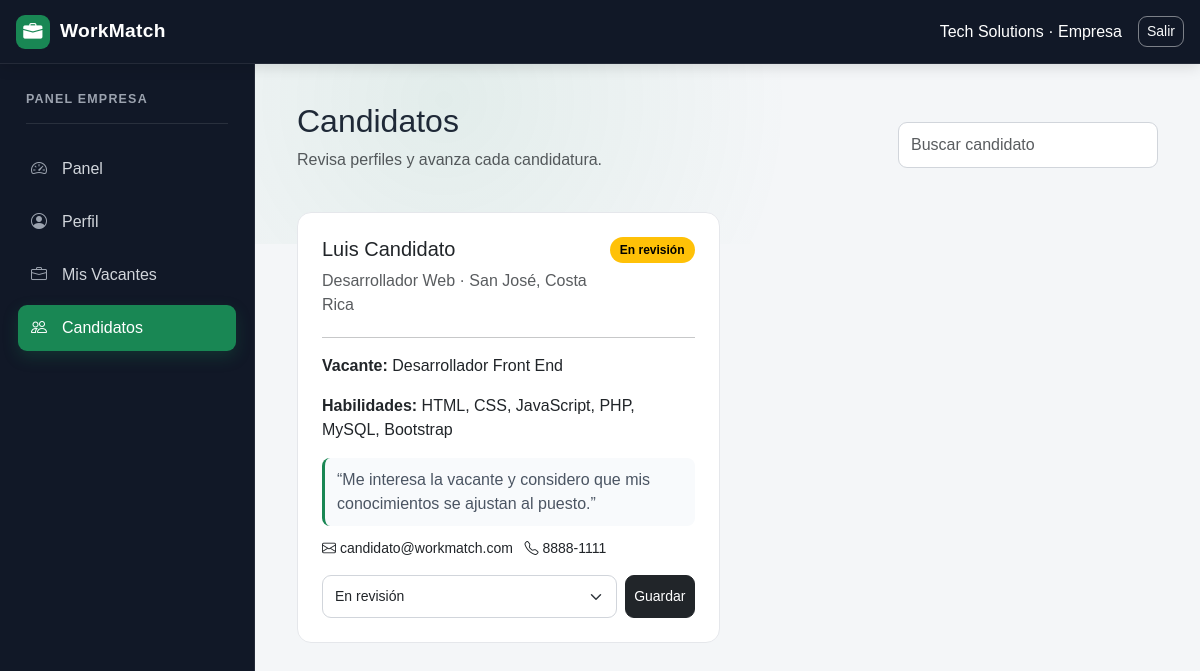
Page /index.php?seccion=candidatos (signed in) on the committed database.
### tables this page shows
CREATE TABLE perfiles_empresa (
    usuario_id INT PRIMARY KEY,
    sector VARCHAR(120) NULL,
    descripcion TEXT NULL,
    direccion VARCHAR(180) NULL,

    CONSTRAINT fk_perfil_empresa_usuario
        FOREIGN KEY (usuario_id)
        REFERENCES usuarios(id)
        ON DELETE CASCADE
);

CREATE TABLE usuarios (
    id INT AUTO_INCREMENT PRIMARY KEY,
    nombre VARCHAR(120) NOT NULL,
    identificacion VARCHAR(40) NOT NULL,
    correo VARCHAR(120) NOT NULL UNIQUE,
    telefono VARCHAR(30) NULL,
    sitio_web VARCHAR(180) NULL,
    password VARCHAR(255) NOT NULL,
    tipo ENUM('candidato', 'empresa') NOT NULL,
    fecha_registro TIMESTAMP DEFAULT CURRENT_TIMESTAMP
);

CREATE TABLE postulaciones (
    id INT AUTO_INCREMENT PRIMARY KEY,

    vacante_id INT NOT NULL,

    candidato_id INT NOT NULL,

    estado ENUM(
        'En revisión',
        'Entrevista',
        'Aceptado',
        'Rechazado'
    ) DEFAULT 'En revisión',

    mensaje TEXT NULL,

    fecha_postulacion TIMESTAMP DEFAULT CURRENT_TIMESTAMP,

    UNIQUE KEY uk_postulacion (
        vacante_id,
        candidato_id
    ),

    CONSTRAINT fk_postulacion_vacante
        FOREIGN KEY (vacante_id)
        REFERENCES vacantes(id)
        ON DELETE CASCADE,

    CONSTRAINT fk_postulacion_candidato
        FOREIGN KEY (candidato_id)
        REFERENCES usuarios(id)
        ON DELETE CASCADE
);

CREATE TABLE perfiles_candidato (
    usuario_id INT PRIMARY KEY,
    profesion VARCHAR(120) NULL,
    formacion TEXT NULL,
    experiencia TEXT NULL,
    habilidades TEXT NULL,
    ubicacion VARCHAR(120) NULL,

    CONSTRAINT fk_perfil_candidato_usuario
        FOREIGN KEY (usuario_id)
        REFERENCES usuarios(id)
        ON DELETE CASCADE
);

CREATE TABLE vacantes (
    id INT AUTO_INCREMENT PRIMARY KEY,

    empresa_id INT NOT NULL,

    puesto VARCHAR(120) NOT NULL,

    area VARCHAR(100) NOT NULL,

    descripcion TEXT NOT NULL,

    requisitos TEXT NULL,

    ubicacion VARCHAR(120) NOT NULL,

    modalidad ENUM(
        'Presencial',
        'Híbrido',
        'Remoto'
    ) NOT NULL DEFAULT 'Presencial',

    tipo_contrato ENUM(
        'Tiempo completo',
        'Medio tiempo',
        'Temporal',
        'Práctica'
    ) NOT NULL DEFAULT 'Tiempo completo',

    salario DECIMAL(12,2) NULL,

    estado ENUM(
        'Activa',
        'Cerrada'
    ) DEFAULT 'Activa',

    fecha_creacion TIMESTAMP DEFAULT CURRENT_TIMESTAMP,

    CONSTRAINT fk_vacante_empresa
        FOREIGN KEY (empresa_id)
        REFERENCES usuarios(id)
        ON DELETE CASCADE
);

### app/controllers/WorkMatchController.php (called while the page is built, shortened)
<?php
require_once __DIR__ . '/../models/WorkMatch.php';
class WorkMatchController
{
    private WorkMatch $model;
    public function __construct(){ $this->model=new WorkMatch(); }
    public function run(): void
    {
        $this->mostrarSistema();
    }
    private function mostrarSistema(): void
    {
        $usuario=$_SESSION['usuario']; $seccion=$_GET['seccion']??'panel'; $mensajeOk=$_SESSION['mensaje_ok']??''; unset($_SESSION['mensaje_ok']);
        $perfil=$usuario['tipo']==='empresa'?$this->model->obtenerPerfilEmpresa((int)$usuario['id']):$this->model->obtenerPerfilCandidato((int)$usuario['id']);
        $candidatos=$usuario['tipo']==='empresa'?$this->model->candidatosEmpresa((int)$usuario['id']):[];
        require __DIR__.'/../views/sistema.php';
    }
}

### index.php (called while the page is built)
<?php
require_once __DIR__ . '/app/controllers/WorkMatchController.php';
$controller = new WorkMatchController();
$controller->run();

### app/models/WorkMatch.php (called while the page is built, shortened)
<?php
require_once __DIR__ . '/../../config/database.php';
class WorkMatch
{
    private PDO $connection;
    public function __construct()
    {
        $database = new Database();
        $this->connection = $database->connect();
    }
    public function obtenerPerfilEmpresa(int $id): array|false
    {
        $stmt=$this->connection->prepare('SELECT u.id,u.nombre,u.identificacion,u.correo,u.telefono,u.sitio_web,p.sector,p.descripcion,p.direccion FROM usuarios u JOIN perfiles_empresa p ON p.usuario_id=u.id WHERE u.id=:id');
        $stmt->execute(['id'=>$id]); return $stmt->fetch();
    }
    public function candidatosEmpresa(int $id): array
    {
        $stmt=$this->connection->prepare('SELECT p.id postulacion_id,p.estado,p.fecha_postulacion,p.mensaje,v.puesto,u.nombre,u.correo,u.telefono,pc.profesion,pc.habilidades,pc.ubicacion FROM postulaciones p JOIN vacantes v ON v.id=p.vacante_id JOIN usuarios u ON u.id=p.candidato_id JOIN perfiles_candidato pc ON pc.usuario_id=u.id WHERE v.empresa_id=:id ORDER BY p.fecha_postulacion DESC');
        $stmt->execute(['id'=>$id]); return $stmt->fetchAll();
    }
}

### config/database.php (called while the page is built)
<?php
class Database
{
    private string $host = 'db';
    private string $database = 'workmatch';
    private string $username = 'root';
    private string $password = 'root';
    public function connect(): PDO
    {
        try {
            $connection = new PDO(
                "mysql:host={$this->host};dbname={$this->database};charset=utf8mb4",
                $this->username,
                $this->password
            );
            $connection->setAttribute(PDO::ATTR_ERRMODE, PDO::ERRMODE_EXCEPTION);
            $connection->setAttribute(PDO::ATTR_DEFAULT_FETCH_MODE, PDO::FETCH_ASSOC);
            return $connection;
        } catch (PDOException $exception) {
            throw new RuntimeException('No fue posible conectar con la base de datos.');
        }
    }
}

### app/views/sistema.php (the view, shortened to what this page needs)
<?php
function e(mixed $v): string { return htmlspecialchars((string)($v??''),ENT_QUOTES,'UTF-8'); }
$esEmpresa=$usuario['tipo']==='empresa';
function badgeEstado(string $e): string { return match($e){'Aceptado'=>'success','Entrevista'=>'primary','Rechazado'=>'danger','Cerrada'=>'secondary',default=>'warning'}; }
?>
<!DOCTYPE html><html lang="es"><head><meta charset="UTF-8"><meta name="viewport" content="width=device-width,initial-scale=1"><title>WorkMatch</title>
<link href="https://cdn.jsdelivr.net/npm/bootstrap@5.3.3/dist/css/bootstrap.min.css" rel="stylesheet"><link rel="stylesheet" href="https://cdn.jsdelivr.net/npm/bootstrap-icons@1.11.3/font/bootstrap-icons.min.css"><link rel="stylesheet" href="public/css/style.css"></head><body>
<nav class="navbar navbar-dark fixed-top px-3"><a class="navbar-brand fw-bold" href="index.php"><i class="bi bi-briefcase-fill"></i> WorkMatch</a><div class="d-flex align-items-center gap-3 text-white"><span class="d-none d-md-inline"><?= e($usuario['nombre']) ?> · <?= $esEmpresa?'Empresa':'Candidato' ?></span><a class="btn btn-outline-light btn-sm" href="index.php?action=logout">Salir</a></div></nav>
<div class="app-layout"><aside class="sidebar"><h5><?= $esEmpresa?'Panel Empresa':'Panel Candidato' ?></h5>
<a class="<?= $seccion==='panel'?'active':'' ?>" href="index.php?seccion=panel"><i class="bi bi-speedometer2"></i>Panel</a>
<a class="<?= $seccion==='perfil'?'active':'' ?>" href="index.php?seccion=perfil"><i class="bi bi-person-circle"></i>Perfil</a>
<a class="<?= $seccion==='vacantes'?'active':'' ?>" href="index.php?seccion=vacantes"><i class="bi bi-briefcase"></i><?= $esEmpresa?'Mis Vacantes':'Buscar Vacantes' ?></a>
<?php if($esEmpresa): ?><a class="<?= $seccion==='candidatos'?'active':'' ?>" href="index.php?seccion=candidatos"><i class="bi bi-people"></i>Candidatos</a>
<?php else: ?><a class="<?= $seccion==='favoritas'?'active':'' ?>" href="index.php?seccion=favoritas"><i class="bi bi-bookmark-heart"></i>Guardadas</a><a class="<?= $seccion==='postulaciones'?'active':'' ?>" href="index.php?seccion=postulaciones"><i class="bi bi-send-check"></i>Postulaciones</a><?php endif; ?></aside>
<main class="content-area">
<?php if($esEmpresa && $seccion==='candidatos'): ?><div class="d-flex justify-content-between align-items-center"><div><h2>Candidatos</h2><p class="text-muted">Revisa perfiles y avanza cada candidatura.</p></div><input id="candidateSearch" class="form-control search-small" placeholder="Buscar candidato"></div><div class="row g-3 mt-2" id="candidateGrid"><?php foreach($candidatos as $c): ?><div class="col-lg-6 candidate-item" data-search="<?= e(strtolower($c['nombre'].' '.$c['puesto'].' '.$c['profesion'].' '.$c['habilidades'])) ?>"><div class="card h-100"><div class="card-body"><div class="d-flex justify-content-between"><div><h5><?= e($c['nombre']) ?></h5><p class="mb-1 text-muted"><?= e($c['profesion']) ?> · <?= e($c['ubicacion']) ?></p></div><span class="badge text-bg-<?= badgeEstado($c['estado']) ?> align-self-start"><?= e($c['estado']) ?></span></div><hr><p><strong>Vacante:</strong> <?= e($c['puesto']) ?></p><p><strong>Habilidades:</strong> <?= e($c['habilidades']) ?></p><?php if($c['mensaje']): ?><div class="candidate-message">“<?= e($c['mensaje']) ?>”</div><?php endif; ?><div class="small mb-3"><i class="bi bi-envelope"></i> <?= e($c['correo']) ?> &nbsp; <i class="bi bi-telephone"></i> <?= e($c['telefono']) ?></div><form method="post" class="d-flex gap-2"><input type="hidden" name="action" value="estado_postulacion"><input type="hidden" name="postulacion_id" value="<?= (int)$c['postulacion_id'] ?>"><select name="estado" class="form-select form-select-sm"><?php foreach(['En revisión','Entrevista','Aceptado','Rechazado'] as $est): ?><option <?= $c['estado']===$est?'selected':'' ?>><?= e($est) ?></option><?php endforeach; ?></select><button class="btn btn-dark btn-sm">Guardar</button></form></div></div></div><?php endforeach; ?></div><?php endif; ?>
</main></div>
<script src="https://cdn.jsdelivr.net/npm/bootstrap@5.3.3/dist/js/bootstrap.bundle.min.js"></script><script src="public/js/app.js"></script></body></html>

### public/css/style.css (style rules this page uses)
:root { --wm-dark: #111827; --wm-dark-2: #1f2937; --wm-green: #198754; --wm-green-dark: #146c43; --wm-bg: #f4f6f8; --wm-card: #ffffff; --wm-border: #e5e7eb; --wm-text: #1f2937; --wm-muted: #6b7280; }
* { box-sizing: border-box; }
body { margin: 0; background: var(--wm-bg); color: var(--wm-text); font-family: Arial, Helvetica, sans-serif; }
.navbar { min-height: 64px; background: var(--wm-dark) !important; border-bottom: 1px solid rgba(255,255,255,.08); box-shadow: 0 3px 14px rgba(0,0,0,.12); }
.navbar-brand { display: flex; align-items: center; gap: 10px; color: #fff !important; font-size: 1.2rem; letter-spacing: .3px; }
.navbar-brand i { display: inline-flex; align-items: center; justify-content: center; width: 34px; height: 34px; border-radius: 9px; background: var(--wm-green); }
.navbar .btn-outline-light { border-color: rgba(255,255,255,.45); }
.form-control, .form-select { border: 1px solid #d1d5db; border-radius: 9px; padding: 10px 12px; box-shadow: none !important; }
.btn { border-radius: 9px; }
.app-layout { display: flex; min-height: 100vh; padding-top: 64px; }
.sidebar { position: fixed; top: 64px; bottom: 0; left: 0; width: 255px; padding: 28px 18px; overflow-y: auto; color: #fff; background: var(--wm-dark); border-right: 1px solid rgba(255,255,255,.08); }
.sidebar h5 { margin: 0 8px 22px; padding-bottom: 16px; color: #9ca3af; border-bottom: 1px solid rgba(255,255,255,.1); font-size: .78rem; font-weight: 700; letter-spacing: 1.2px; text-transform: uppercase; }
.sidebar a { display: flex; align-items: center; gap: 9px; margin-bottom: 7px; padding: 11px 13px; color: #d1d5db; border-radius: 9px; text-decoration: none; transition: .2s ease; }
.sidebar a i { width: 22px; color: #9ca3af; font-size: 1rem; }
.sidebar a.active { color: #fff; background: var(--wm-green); box-shadow: 0 6px 16px rgba(25,135,84,.24); }
.sidebar a.active i { color: #fff; }
.content-area { width: calc(100% - 255px); margin-left: 255px; padding: 38px 42px 55px; }
.card { border: 1px solid var(--wm-border); border-radius: 14px; background: var(--wm-card); }
.card-body { padding: 24px; }
.badge { border-radius: 20px; padding: 7px 10px; font-weight: 600; }
html { scroll-behavior: smooth; }
body::before { content: ""; position: fixed; inset: 64px 0 auto 255px; height: 180px; background: radial-gradient(circle at 20% 20%, rgba(25,135,84,.08), transparent 45%); pointer-events: none; z-index: -1; }
.btn { transition: transform .15s ease, box-shadow .15s ease, background .15s ease; }
.candidate-message { background:#f8fafc;border-left:3px solid var(--wm-green);padding:10px 12px;border-radius:8px;margin-bottom:12px;color:#4b5563 }
.search-small { max-width:260px }

### rows in the picture
perfiles_empresa: usuario_id.nombre "Tech Solutions"
postulaciones: candidato.nombre "Luis Candidato", perfiles_candidato.profesion "Desarrollador Web", perfiles_candidato.ubicacion "San José, Costa Rica", estado "En revisión", vacante.puesto "Desarrollador Front End", perfiles_candidato.habilidades "HTML, CSS, JavaScript, PHP, MySQL, Bootstrap", mensaje "Me interesa la vacante y considero que mis conocimientos se ajustan al puesto.", candidato.correo "candidato@workmatch.com", candidato.telefono "8888-1111"

### other values in the picture
form field estado "En revisión"
